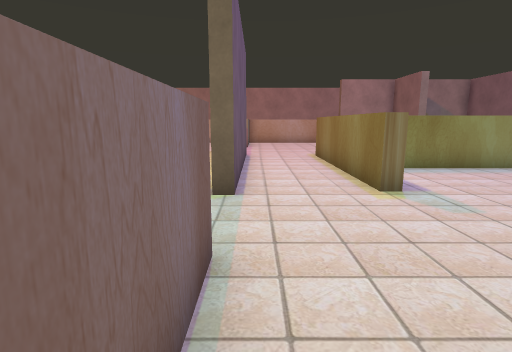
view 1 (above)

18 first-person views from a walk through a 3-D level made in the Unity game engine. The camera is 1.3 m above the floor, tilts 10° down and sees 80° across. The floor is counted in squares, 1 m on a side. Each view is taken from the middle of a square. On the plan, view 1 faces up. The plan holds only what a view shows up to about 14 squares ahead; the rest is blank. The player character is not drawn. Some animated figures are not drawn. Some surface patterns are stand-ins.

view 2
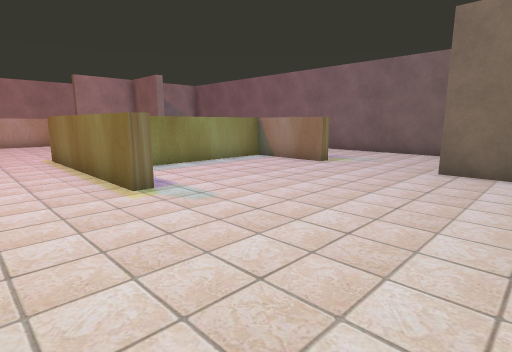

view 3
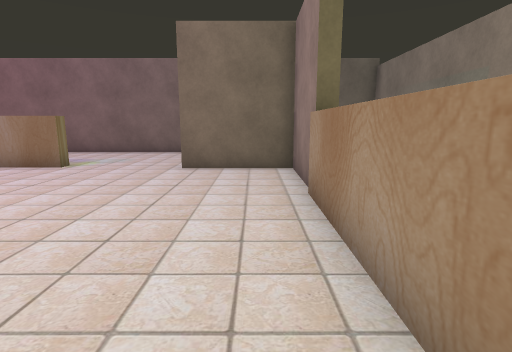

view 4
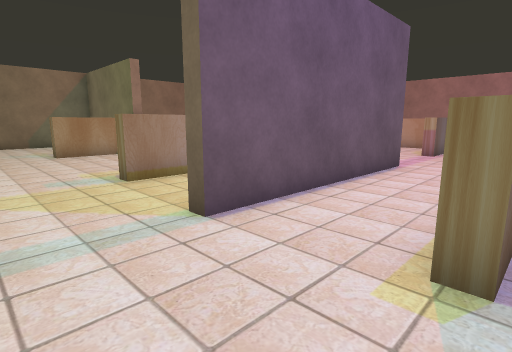

view 5
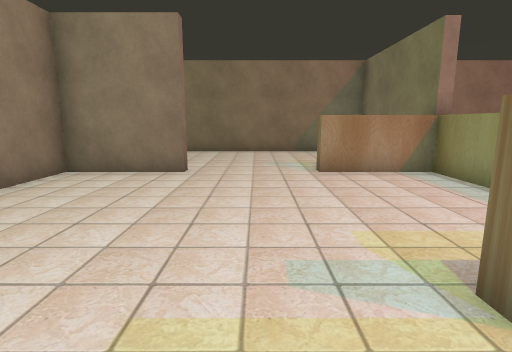

view 6
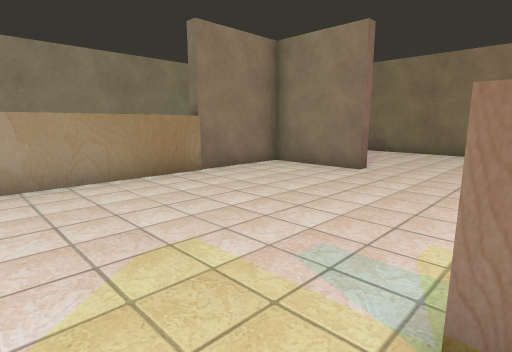

view 7
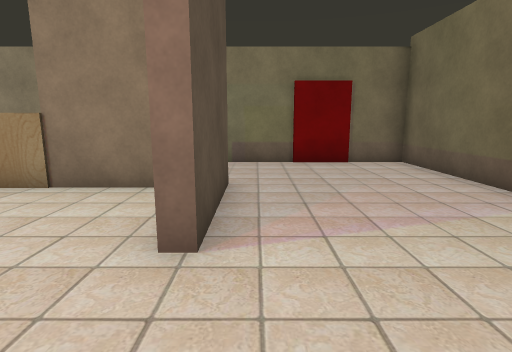

view 8
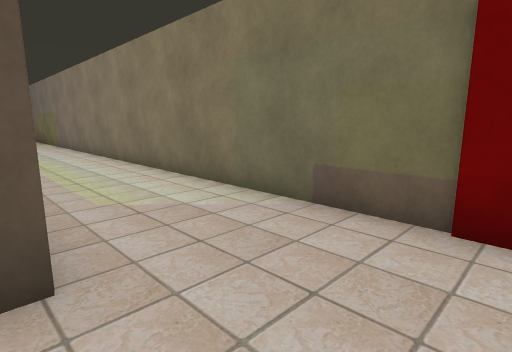

view 9
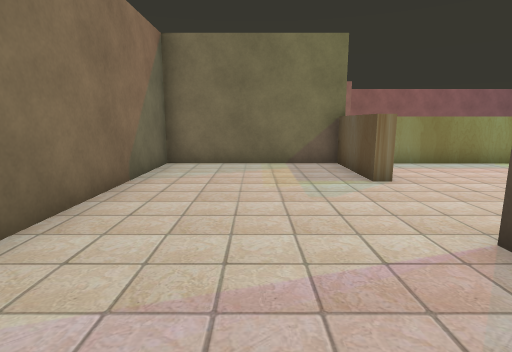

view 10
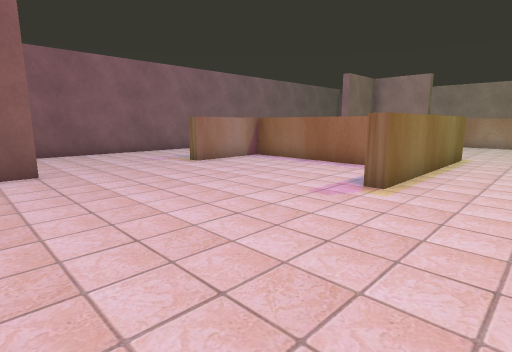

view 11
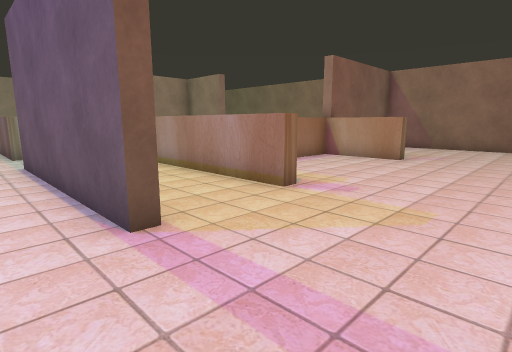

view 12
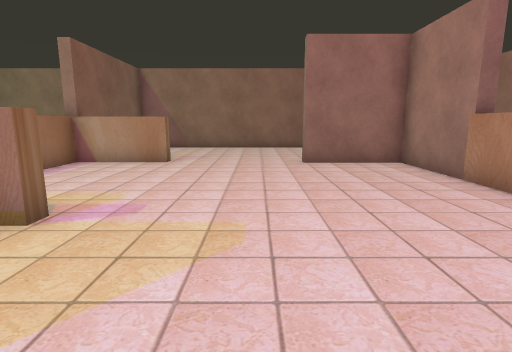

view 13
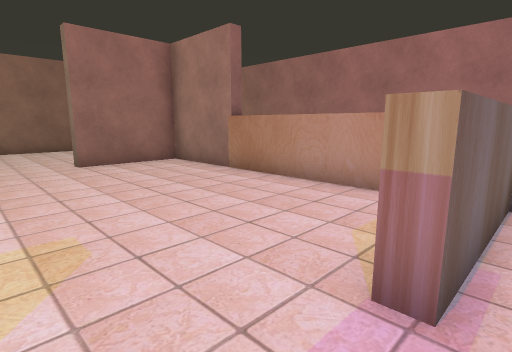

view 14
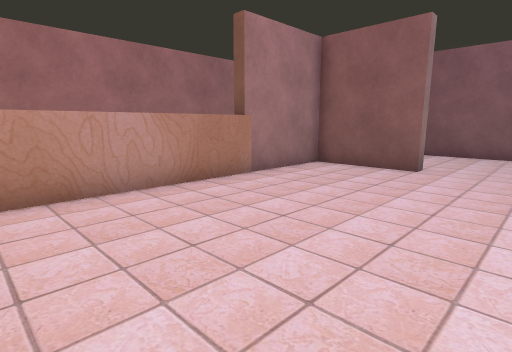

view 15
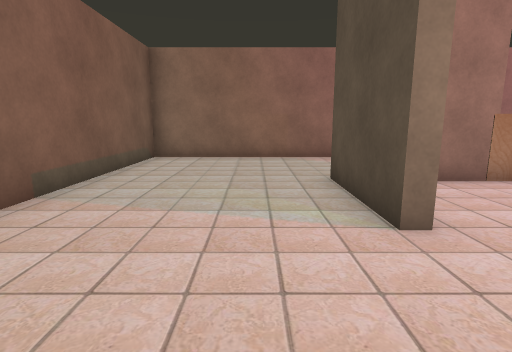

view 16
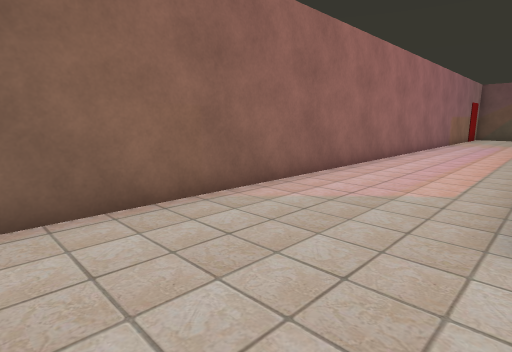

view 17
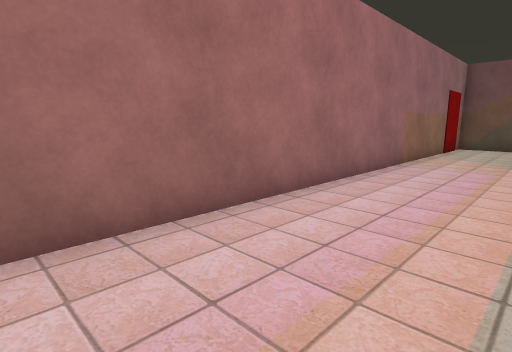

view 18
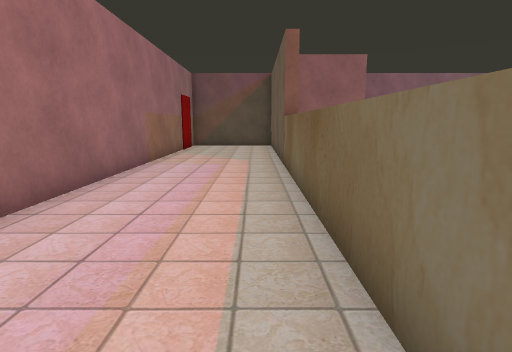

### Floor plan
Key: @ floor where view 1 was taken; # wall or solid block; . floor; ^ raised ledge.
Columns run from 16 left of view 1 to 14 right of it. Each row starts with its distance up from view 1.
 25 ###############################
 24 #.............................#
 23 #.............................#
 22 #...........................
 21 #..........................
 20 #.....#####################
 19 #.....#........^.........#
 18 #.....#........^.........#   .#
 17 #.....#........^.........#....#
 16 #.............................#
 15 #.............................#
 14 #.............................#
 13 #.............................#
 12  .....^.....^..#...^.....#....#
 11   ..  ^.....^..#...^.....# ...#
 10       ^...  ^..#...^.....#    #
  9 ############^. #...#######    #
  8 #.....^.....^. #...^.....#   .#
  7 #.....^.....^. #...^.....# ...#
  6 #.....^.....^..#...^.....#....#
  5 #.............................#
  4 #.............................#
  3 #.............................#
  2 #.....#........^.........#.
  1 #.....#........^.........#
  0 #.....#........^@ .......#
 -1 #.....####^^^^   ^^^^^####
 -2 #...........
 -3 #.................
 -4 #...................
 -5 ####################

Where each view was taken, in squares from view 1:
view 1: 0 up, 0 right, facing up
view 2: 0 up, 0 right, facing up-right
view 3: 0 up, 0 right, facing right
view 4: 3 up, 3 right, facing up-left
view 5: 4 up, 2 left, facing left
view 6: 6 up, 2 left, facing down-left
view 7: 5 up, 11 left, facing down
view 8: 1 down, 13 left, facing down-right
view 9: 1 down, 13 left, facing up
view 10: 18 up, 0 right, facing down-right
view 11: 16 up, 1 right, facing down-left
view 12: 15 up, 0 right, facing left
view 13: 14 up, 0 right, facing up-left
view 14: 14 up, 0 right, facing up-right
view 15: 13 up, 12 left, facing up
view 16: 20 up, 14 left, facing up-right
view 17: 21 up, 4 left, facing up-right
view 18: 21 up, 4 left, facing right
